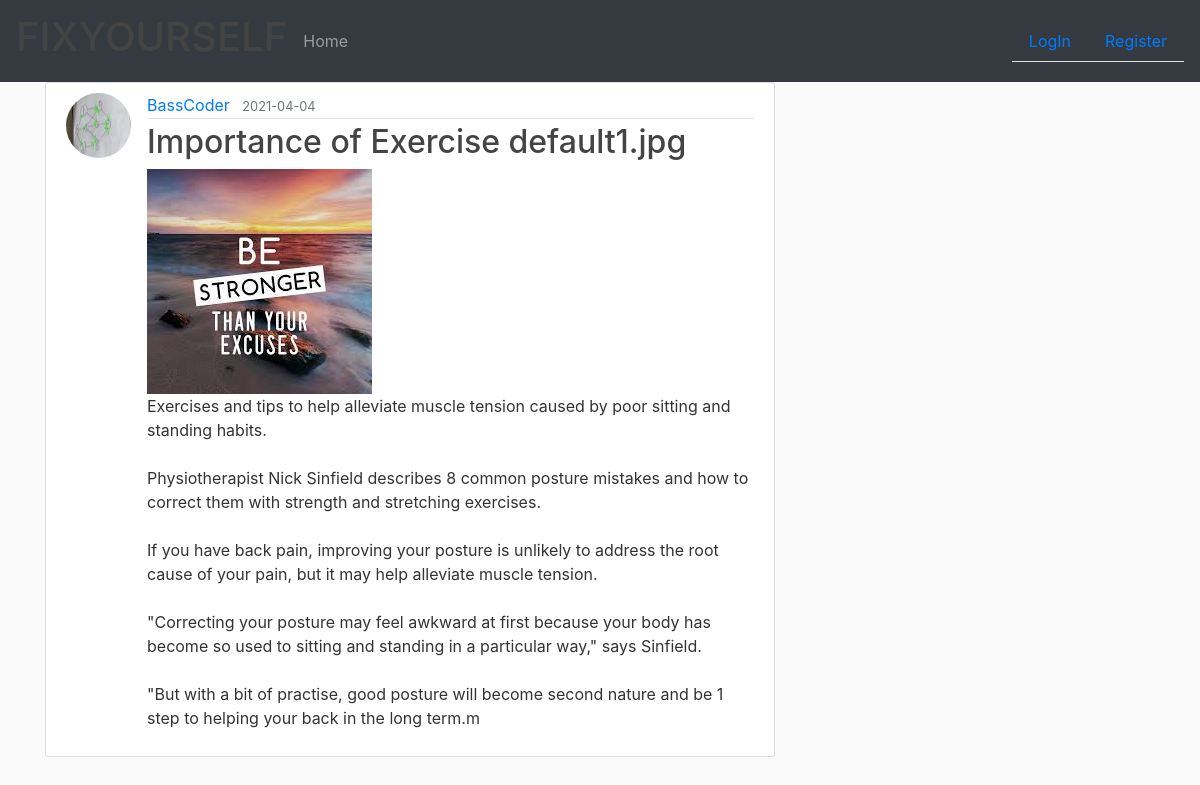
Screenshot of /post/2 with the database file from the repository.
### se_hackethon_project/models.py (models this page shows, shortened)
class User(db.Model,UserMixin):
    id = db.Column(db.Integer,primary_key=True)
    name = db.Column(db.String(20),nullable=False)
    email = db.Column(db.String(120),unique=True,nullable=False)
    image_file = db.Column(db.String(20),nullable=False,default = 'default.jpg')
    password = db.Column(db.String(60),nullable=False)
    posts = db.relationship('Post', backref='author', lazy=True)
    feedbacks = db.relationship('Feedback',backref='customer',lazy=True)

class Post(db.Model):
    id = db.Column(db.Integer,primary_key = True)
    title = db.Column(db.String(100),nullable = False)
    date_posted = db.Column(db.DateTime,nullable = False,default = datetime.utcnow)
    content = db.Column(db.Text,nullable=False)
    image_file = db.Column(db.String(20),nullable=False,default = 'default1.jpg')
    user_id = db.Column(db.Integer, db.ForeignKey('user.id'), nullable=False)

### se_hackethon_project/routes.py (the view)
@app.route("/post/<int:post_id>")
def post(post_id):
    post = Post.query.get_or_404(post_id)
    return render_template('post.html', title=post.title, post=post)

### se_hackethon_project/templates/post.html (shortened to what this page needs)
{% extends 'layout.html' %}
{% block content %}
  <article class="media content-section">
    <img class="rounded-circle article-img" src="{{ url_for('static',filename = 'profile_pics/' + post.author.image_file) }}">
    <div class="media-body">
      <div class="article-metadata">
        <a class="mr-2" href="{{ url_for('user_posts',username=post.author.name) }}">{{ post.author.name }}</a>
        <small class="text-muted">{{ post.date_posted.strftime("%Y-%m-%d") }}</small>
      </div>
      <h2 class="article-title">{{ post.title }} {{post.image_file}}</h2>
      <img src="{{ url_for('static',filename = 'profile_pics/' + post.image_file) }}" alt="Post Picture">
      <p class="article-content">{{ post.content }}</p>
    </div>
  </article>
{% endblock content %}

### se_hackethon_project/static/main.css (style rules this page uses)
body { background: #fafafa; color: #333333; }
h1, h2, h3, h4, h5, h6 { color: #444444; }
.content-section { background: #ffffff; padding: 10px 20px; border: 1px solid #dddddd; border-radius: 3px; margin-bottom: 20px; }
.article-title { color: #444444; }
.article-content { white-space: pre-line; }
.article-img { height: 65px; width: 65px; margin-right: 16px; }
.article-metadata { padding-bottom: 1px; margin-bottom: 4px; border-bottom: 1px solid #e3e3e3 }

### rows the page displays
User: image_file (picture), author.name "BassCoder"
Post: date_posted "2021-04-04", title "Importance of Exercise", image_file "default1.jpg", image_file (placeholder picture), content "Exercises and tips to help alleviate muscle tension caused by poor sitting and standing habits. Physiotherapist Nick Sinfield describes 8 common posture mistakes and how to correct them with strength and stretching exercises. If you have back pain, improving your posture is unlikely to address the root cause of your pain, but it may help alleviate muscle tension. \"Correcting your posture may feel awkward at first because your body has become so used to sitting and standing in a particular way,\" says Sinfield. \"But with a bit of practise, good posture will become second nature and be 1 step to helping your back in the long term.m"
